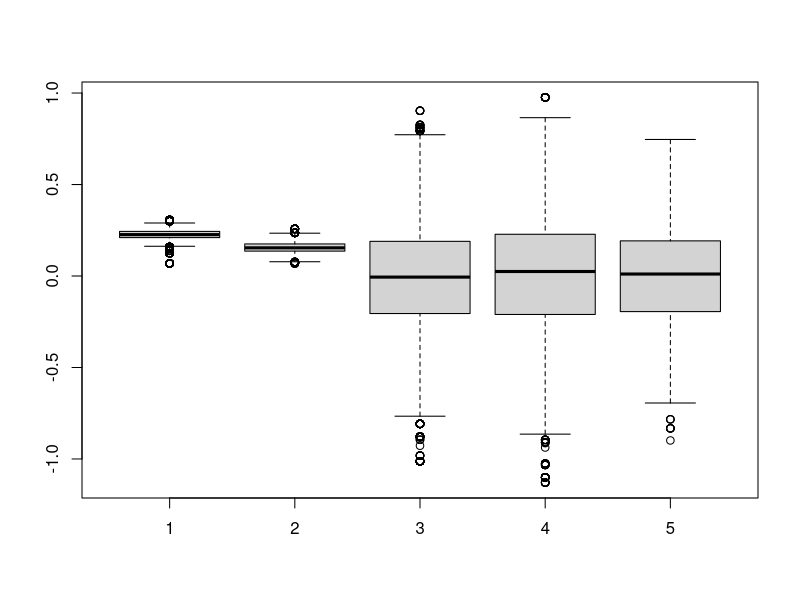

Source code (R):
library(tidyverse)

# Geração dos dados segundo um AR(d)
phi <- c(0.25, 0.1)
d <- length(phi)
n <- 1000
y <- rep(NA, n)
y[1:d] = rnorm(1)
for(ii in (d+1):n)
{
  y[ii] = sum(phi*y[(ii-1):(ii-d)]) + rnorm(1)
}

K <- 5
# M ~ Geom(0.5) (truncada em K)
# phi_j|M = j ~ i.i.d. N(0, 0.3^2)
# Y|phi_j, M = j ~ AR(j, phi_j)

# M = i
# phi_1, phi_2, ..., phi_i, u_1      , ..., u_{j-i}, ..., u_{k-i}
#   |      |           |      |         |     |       |     |
# phi_1, phi_2, ..., phi_i, phi_{i+1}, ..., phi_j,   ..., u_{k-j}
# M = j

# f(m, phi|y) \propto
# f(m)f(phi|m)f(y|m,theta)

metropolis <- function(rprop, ldprop, ldtgt, B = 10^4, start = 0)
{
  chain <- as.list(rep(NA, B))
  chain[[1]] <- start
  for(ii in 2:B)
  {
    prop <- rprop(chain[[ii-1]])
    lratio <- ldtgt(prop)-ldtgt(chain[[ii-1]])+
      ldprop(prop,chain[[ii-1]])-
      ldprop(chain[[ii-1]],prop)
    chain[[ii]] <- chain[[ii-1]]
    if(log(runif(1)) <= lratio) chain[[ii]] <- prop
  }
  return(chain)
}

# param tem dimensão K+1
# param[1]: é o modelo: 0, 1, ..., K
# param[2:(K+1)]: ou phi ou u
ldtgt <- function(param)
{
  d = param[1]
  phi = param[2:(param[1]+1)]
  u = param[(param[1]+2):(K+1)]
  if(param[1] == 0) phi = numeric()
  if(param[1] == K) u = numeric()
  aux = log(dgeom(param[1], 0.5)) +
    sum(log(dnorm(phi, 0, 0.3))) +
    sum(log(dnorm(u, 0, 0.3))) +
    sum(log(dnorm(y[1:d])))
  for(ii in (d+1):n)
  {
    mu = sum(phi*y[(ii-1):(ii-d)])
    aux = aux + log(dnorm(y[ii], mu))
  }
  aux
}

p = 0.2
# (1)     (2)     (3)   ...      (K)
#  |--->   |       |              |
#      <---|--->   |              |
#              <---|--->          |
#               ...               |
#                             <---| 
rprop <- function(param)
{
  if(runif(1) <= p)
  {
    case_when(
      param[1] == 0 ~ c(1, param[2:(K+1)]),
      param[1] == K ~ c(K-1, param[2:(K+1)]),
      TRUE ~ c(param[1] + sample(c(-1, 1), 1), 
               param[2:(K+1)])
    )
  }
  else
  {
    prop = param
    dim = sample(2:(K+1), 1)
    prop[dim] = prop[dim] + rnorm(1, 0, 0.3)
    prop
  }
}  

ldprop <- function(prop, param)
{
  if(param[1] != prop[1])
  {
    aux = log(p)
    if(param[1] != 1 && param[1] != K) aux = aux + log(0.5)
    aux
  }
  aux = log(1-p) + log(1/K)
  for(ii in 2:(K+1))
  {
    if(prop[ii] != param[ii])
    {
      aux = aux + log(dnorm(prop[ii]-param[ii], 0, 0.3))
    }
  }
  aux
}

B = 10^4
start = rep(0, K+1)
aux = metropolis(rprop, ldprop, ldtgt, B, start)
aux = aux %>% 
  unlist() %>% 
  matrix(nrow = B, ncol = K+1, byrow = TRUE)

dt = tibble(M = aux[,1],
            phi = aux[,2:(K+1)])

dt$M %>% 
  table()

phi = dt %>% 
  filter(M == 2) %>% 
  select(phi)

phi %>% colMeans()

phi[[1]] %>% boxplot()
